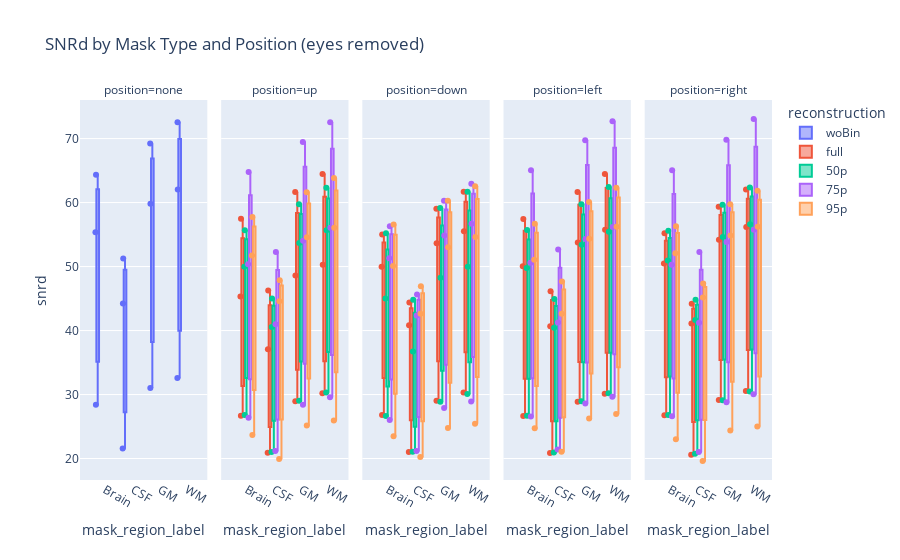

The notebook cell saved with this chart:
### Markdown cell above
SNRd

https://mriqc.readthedocs.io/en/latest/iqms/t1w.html#mriqc.qc.anatomical.snr_dietrich

SNR using background air as reference

### Code cell
# Build SNRd-long dataframe from `merged` (exclude 'eyes' mask)
records_snrd = []
for _, r in merged.iterrows():
    mask = r.get('mask')
    if str(mask).lower() == 'eyes':
        continue

    subj = r.get('subject')
    pos = r.get('position')
    rec = r.get('reconstruction')
    bids = r.get('bids_name')

    if str(mask) == 'brain':
        tissue_map = [('snrd_csf', 'CSF'), ('snrd_gm', 'GM'), ('snrd_wm', 'WM'), ('snrd_total', 'Brain')]
        for col, tissue in tissue_map:
            val = r.get(col) if col in r.index else pd.NA
            records_snrd.append({
                'subject': subj,
                'position': pos,
                'reconstruction': rec,
                'mask': 'brain',
                'region': tissue,
                'mask_region': f'brain_{tissue}',
                'mask_region_label': tissue,
                'snrd': val,
                'bids_name': bids
            })
    else:
        val = r.get('snrd_total') if 'snrd_total' in r.index else pd.NA
        label = 'Whole Volume' if str(mask) == 'volume' else mask
        records_snrd.append({
            'subject': subj,
            'position': pos,
            'reconstruction': rec,
            'mask': mask,
            'region': label,
            'mask_region': mask,
            'mask_region_label': label,
            'snrd': val,
            'bids_name': bids
        })

plot_snrd = pd.DataFrame.from_records(records_snrd)
plot_snrd = plot_snrd.dropna(subset=['snrd'])

# Keep same categorical ordering as DCTE plot, but remove 'Eyes' from mask order
try:
    mask_order_snrd = [m for m in mask_order if m != 'Eyes']
except NameError:
    mask_order_snrd = ['Whole Volume', 'Brain', 'CSF', 'GM', 'WM']

plot_snrd['reconstruction'] = pd.Categorical(plot_snrd['reconstruction'], categories=recon_order, ordered=True)
plot_snrd['mask_region_label'] = pd.Categorical(plot_snrd['mask_region_label'], categories=mask_order_snrd, ordered=True)
plot_snrd['position'] = pd.Categorical(plot_snrd['position'], categories=position_order, ordered=True)

# Boxplot of SNRd (eyes removed)
fig = px.box(
    plot_snrd,
    x='mask_region_label',
    y='snrd',
    color='reconstruction',
    facet_col='position',
    points='all',
    title='SNRd by Mask Type and Position (eyes removed)',
    category_orders={'mask_region_label': mask_order_snrd, 'reconstruction': recon_order, 'position': position_order}
)
fig.update_layout(boxmode='group')
fig.show()

### Figure 1 — Plotly figure (JSON) as saved in the notebook; plotly's stock layout.template omitted (floating-point values rounded to 4 significant figures)
{"data": [{"alignmentgroup": "True", "boxpoints": "all", "hovertemplate": "reconstruction=woBin<br>position=none<br>mask_region_label=%{x}<br>snrd=%{y}<extra></extra>", "legendgroup": "woBin", "marker": {"color": "#636efa"}, "name": "woBin", "notched": false, "offsetgroup": "woBin", "orientation": "v", "showlegend": true, "type": "box", "x": ["CSF", "GM", "WM", "Brain", "CSF", "GM", "WM", "Brain", "CSF", "GM", "WM", "Brain"], "x0": " ", "xaxis": "x", "y": [44.23, 59.8, 62.05, 55.36, 51.26, 69.23, 72.54, 64.34, 21.57, 31.02, 32.6, 28.4], "y0": " ", "yaxis": "y"}, {"alignmentgroup": "True", "boxpoints": "all", "hovertemplate": "reconstruction=full<br>position=up<br>mask_region_label=%{x}<br>snrd=%{y}<extra></extra>", "legendgroup": "full", "marker": {"color": "#EF553B"}, "name": "full", "notched": false, "offsetgroup": "full", "orientation": "v", "showlegend": true, "type": "box", "x": ["CSF", "GM", "WM", "Brain", "CSF", "GM", "WM", "Brain", "CSF", "GM", "WM", "Brain"], "x0": " ", "xaxis": "x2", "y": [37.07, 48.61, 50.28, 45.32, 46.25, 61.64, 64.46, 57.45, 20.89, 28.94, 30.2, 26.68], "y0": " ", "yaxis": "y2"}, {"alignmentgroup": "True", "boxpoints": "all", "hovertemplate": "reconstruction=full<br>position=down<br>mask_region_label=%{x}<br>snrd=%{y}<extra></extra>", "legendgroup": "full", "marker": {"color": "#EF553B"}, "name": "full", "notched": false, "offsetgroup": "full", "orientation": "v", "showlegend": false, "type": "box", "x": ["CSF", "GM", "WM", "Brain", "CSF", "GM", "WM", "Brain", "CSF", "GM", "WM", "Brain"], "x0": " ", "xaxis": "x3", "y": [40.82, 53.63, 55.51, 49.99, 44.38, 59.02, 61.67, 55.03, 21.01, 29.04, 30.32, 26.79], "y0": " ", "yaxis": "y3"}, {"alignmentgroup": "True", "boxpoints": "all", "hovertemplate": "reconstruction=full<br>position=left<br>mask_region_label=%{x}<br>snrd=%{y}<extra></extra>", "legendgroup": "full", "marker": {"color": "#EF553B"}, "name": "full", "notched": false, "offsetgroup": "full", "orientation": "v", "showlegend": false, "type": "box", "x": ["CSF", "GM", "WM", "Brain", "CSF", "GM", "WM", "Brain", "CSF", "GM", "WM", "Brain"], "x0": " ", "xaxis": "x4", "y": [40.65, 53.74, 55.73, 50.04, 46.16, 61.65, 64.45, 57.42, 20.87, 28.88, 30.14, 26.63], "y0": " ", "yaxis": "y4"}, {"alignmentgroup": "True", "boxpoints": "all", "hovertemplate": "reconstruction=full<br>position=right<br>mask_region_label=%{x}<br>snrd=%{y}<extra></extra>", "legendgroup": "full", "marker": {"color": "#EF553B"}, "name": "full", "notched": false, "offsetgroup": "full", "orientation": "v", "showlegend": false, "type": "box", "x": ["CSF", "GM", "WM", "Brain", "CSF", "GM", "WM", "Brain", "CSF", "GM", "WM", "Brain"], "x0": " ", "xaxis": "x5", "y": [41.1, 54.19, 56.17, 50.49, 44.19, 59.34, 62.05, 55.19, 20.58, 29.13, 30.55, 26.75], "y0": " ", "yaxis": "y5"}, {"alignmentgroup": "True", "boxpoints": "all", "hovertemplate": "reconstruction=50p<br>position=up<br>mask_region_label=%{x}<br>snrd=%{y}<extra></extra>", "legendgroup": "50p", "marker": {"color": "#00cc96"}, "name": "50p", "notched": false, "offsetgroup": "50p", "orientation": "v", "showlegend": true, "type": "box", "x": ["CSF", "GM", "WM", "Brain", "CSF", "GM", "WM", "Brain", "CSF", "GM", "WM", "Brain"], "x0": " ", "xaxis": "x2", "y": [40.54, 53.69, 55.68, 49.97, 45.01, 59.72, 62.31, 55.68, 21.03, 29.01, 30.33, 26.79], "y0": " ", "yaxis": "y2"}, {"alignmentgroup": "True", "boxpoints": "all", "hovertemplate": "reconstruction=50p<br>position=down<br>mask_region_label=%{x}<br>snrd=%{y}<extra></extra>", "legendgroup": "50p", "marker": {"color": "#00cc96"}, "name": "50p", "notched": false, "offsetgroup": "50p", "orientation": "v", "showlegend": false, "type": "box", "x": ["CSF", "GM", "WM", "Brain", "CSF", "GM", "WM", "Brain", "CSF", "GM", "WM", "Brain"], "x0": " ", "xaxis": "x3", "y": [36.73, 48.26, 49.98, 44.99, 44.82, 59.15, 61.67, 55.21, 21.04, 28.86, 30.08, 26.66], "y0": " ", "yaxis": "y3"}, {"alignmentgroup": "True", "boxpoints": "all", "hovertemplate": "reconstruction=50p<br>position=left<br>mask_region_label=%{x}<br>snrd=%{y}<extra></extra>", "legendgroup": "50p", "marker": {"color": "#00cc96"}, "name": "50p", "notched": false, "offsetgroup": "50p", "orientation": "v", "showlegend": false, "type": "box", "x": ["CSF", "GM", "WM", "Brain", "CSF", "GM", "WM", "Brain", "CSF", "GM", "WM", "Brain"], "x0": " ", "xaxis": "x4", "y": [40.43, 53.41, 55.46, 49.77, 44.95, 59.72, 62.43, 55.7, 20.96, 28.95, 30.2, 26.7], "y0": " ", "yaxis": "y4"}, {"alignmentgroup": "True", "boxpoints": "all", "hovertemplate": "reconstruction=50p<br>position=right<br>mask_region_label=%{x}<br>snrd=%{y}<extra></extra>", "legendgroup": "50p", "marker": {"color": "#00cc96"}, "name": "50p", "notched": false, "offsetgroup": "50p", "orientation": "v", "showlegend": false, "type": "box", "x": ["CSF", "GM", "WM", "Brain", "CSF", "GM", "WM", "Brain", "CSF", "GM", "WM", "Brain"], "x0": " ", "xaxis": "x5", "y": [41.65, 54.63, 56.62, 50.96, 44.82, 59.65, 62.37, 55.61, 20.76, 29.11, 30.49, 26.79], "y0": " ", "yaxis": "y5"}, {"alignmentgroup": "True", "boxpoints": "all", "hovertemplate": "reconstruction=75p<br>position=up<br>mask_region_label=%{x}<br>snrd=%{y}<extra></extra>", "legendgroup": "75p", "marker": {"color": "#ab63fa"}, "name": "75p", "notched": false, "offsetgroup": "75p", "orientation": "v", "showlegend": true, "type": "box", "x": ["CSF", "GM", "WM", "Brain", "CSF", "GM", "WM", "Brain", "CSF", "GM", "WM", "Brain"], "x0": " ", "xaxis": "x2", "y": [40.98, 54.02, 56.06, 50.36, 52.29, 69.45, 72.54, 64.76, 21.16, 28.42, 29.57, 26.39], "y0": " ", "yaxis": "y2"}, {"alignmentgroup": "True", "boxpoints": "all", "hovertemplate": "reconstruction=75p<br>position=down<br>mask_region_label=%{x}<br>snrd=%{y}<extra></extra>", "legendgroup": "75p", "marker": {"color": "#ab63fa"}, "name": "75p", "notched": false, "offsetgroup": "75p", "orientation": "v", "showlegend": false, "type": "box", "x": ["CSF", "GM", "WM", "Brain", "CSF", "GM", "WM", "Brain", "CSF", "GM", "WM", "Brain"], "x0": " ", "xaxis": "x3", "y": [42.37, 54.85, 56.67, 51.3, 45.64, 60.29, 62.94, 56.29, 21.19, 27.91, 28.93, 26.01], "y0": " ", "yaxis": "y3"}, {"alignmentgroup": "True", "boxpoints": "all", "hovertemplate": "reconstruction=75p<br>position=left<br>mask_region_label=%{x}<br>snrd=%{y}<extra></extra>", "legendgroup": "75p", "marker": {"color": "#ab63fa"}, "name": "75p", "notched": false, "offsetgroup": "75p", "orientation": "v", "showlegend": false, "type": "box", "x": ["CSF", "GM", "WM", "Brain", "CSF", "GM", "WM", "Brain", "CSF", "GM", "WM", "Brain"], "x0": " ", "xaxis": "x4", "y": [41.26, 54.3, 56.17, 50.58, 52.66, 69.74, 72.69, 65.03, 21.41, 28.58, 29.66, 26.55], "y0": " ", "yaxis": "y4"}, {"alignmentgroup": "True", "boxpoints": "all", "hovertemplate": "reconstruction=75p<br>position=right<br>mask_region_label=%{x}<br>snrd=%{y}<extra></extra>", "legendgroup": "75p", "marker": {"color": "#ab63fa"}, "name": "75p", "notched": false, "offsetgroup": "75p", "orientation": "v", "showlegend": false, "type": "box", "x": ["CSF", "GM", "WM", "Brain", "CSF", "GM", "WM", "Brain", "CSF", "GM", "WM", "Brain"], "x0": " ", "xaxis": "x5", "y": [41.21, 53.85, 55.73, 50.26, 52.29, 69.82, 73.06, 65.06, 21.02, 28.78, 30.03, 26.61], "y0": " ", "yaxis": "y5"}, {"alignmentgroup": "True", "boxpoints": "all", "hovertemplate": "reconstruction=95p<br>position=up<br>mask_region_label=%{x}<br>snrd=%{y}<extra></extra>", "legendgroup": "95p", "marker": {"color": "#FFA15A"}, "name": "95p", "notched": false, "offsetgroup": "95p", "orientation": "v", "showlegend": true, "type": "box", "x": ["CSF", "GM", "WM", "Brain", "CSF", "GM", "WM", "Brain", "CSF", "GM", "WM", "Brain"], "x0": " ", "xaxis": "x2", "y": [44.57, 54.57, 56.06, 51.74, 47.85, 61.61, 63.82, 57.76, 19.94, 25.15, 25.96, 23.68], "y0": " ", "yaxis": "y2"}, {"alignmentgroup": "True", "boxpoints": "all", "hovertemplate": "reconstruction=95p<br>position=down<br>mask_region_label=%{x}<br>snrd=%{y}<extra></extra>", "legendgroup": "95p", "marker": {"color": "#FFA15A"}, "name": "95p", "notched": false, "offsetgroup": "95p", "orientation": "v", "showlegend": false, "type": "box", "x": ["CSF", "GM", "WM", "Brain", "CSF", "GM", "WM", "Brain", "CSF", "GM", "WM", "Brain"], "x0": " ", "xaxis": "x3", "y": [42.64, 53.03, 54.63, 50.1, 46.9, 60.29, 62.56, 56.58, 20.24, 24.78, 25.44, 23.49], "y0": " ", "yaxis": "y3"}, {"alignmentgroup": "True", "boxpoints": "all", "hovertemplate": "reconstruction=95p<br>position=left<br>mask_region_label=%{x}<br>snrd=%{y}<extra></extra>", "legendgroup": "95p", "marker": {"color": "#FFA15A"}, "name": "95p", "notched": false, "offsetgroup": "95p", "orientation": "v", "showlegend": false, "type": "box", "x": ["CSF", "GM", "WM", "Brain", "CSF", "GM", "WM", "Brain", "CSF", "GM", "WM", "Brain"], "x0": " ", "xaxis": "x4", "y": [42.64, 54.35, 56.23, 51.07, 47.66, 60.1, 62.31, 56.69, 21.06, 26.24, 26.95, 24.75], "y0": " ", "yaxis": "y4"}, {"alignmentgroup": "True", "boxpoints": "all", "hovertemplate": "reconstruction=95p<br>position=right<br>mask_region_label=%{x}<br>snrd=%{y}<extra></extra>", "legendgroup": "95p", "marker": {"color": "#FFA15A"}, "name": "95p", "notched": false, "offsetgroup": "95p", "orientation": "v", "showlegend": false, "type": "box", "x": ["CSF", "GM", "WM", "Brain", "CSF", "GM", "WM", "Brain", "CSF", "GM", "WM", "Brain"], "x0": " ", "xaxis": "x5", "y": [45.18, 54.85, 56.23, 52.09, 47.34, 59.72, 61.86, 56.31, 19.61, 24.36, 25.01, 23.0], "y0": " ", "yaxis": "y5"}], "layout": {"annotations": [{"font": {}, "showarrow": false, "text": "position=none", "x": 0.092, "xanchor": "center", "xref": "paper", "y": 1, "yanchor": "bottom", "yref": "paper"}, {"font": {}, "showarrow": false, "text": "position=up", "x": 0.296, "xanchor": "center", "xref": "paper", "y": 1, "yanchor": "bottom", "yref": "paper"}, {"font": {}, "showarrow": false, "text": "position=down", "x": 0.5, "xanchor": "center", "xref": "paper", "y": 1, "yanchor": "bottom", "yref": "paper"}, {"font": {}, "showarrow": false, "text": "position=left", "x": 0.704, "xanchor": "center", "xref": "paper", "y": 1, "yanchor": "bottom", "yref": "paper"}, {"font": {}, "showarrow": false, "text": "position=right", "x": 0.908, "xanchor": "center", "xref": "paper", "y": 1, "yanchor": "bottom", "yref": "paper"}], "boxmode": "group", "legend": {"title": {"text": "reconstruction"}, "tracegroupgap": 0}, "title": {"text": "SNRd by Mask Type and Position (eyes removed)"}, "xaxis": {"anchor": "y", "categoryarray": ["Whole Volume", "Brain", "CSF", "GM", "WM"], "categoryorder": "array", "domain": [0, 0.184], "title": {"text": "mask_region_label"}}, "xaxis2": {"anchor": "y2", "categoryarray": ["Whole Volume", "Brain", "CSF", "GM", "WM"], "categoryorder": "array", "domain": [0.204, 0.388], "matches": "x", "title": {"text": "mask_region_label"}}, "xaxis3": {"anchor": "y3", "categoryarray": ["Whole Volume", "Brain", "CSF", "GM", "WM"], "categoryorder": "array", "domain": [0.408, 0.592], "matches": "x", "title": {"text": "mask_region_label"}}, "xaxis4": {"anchor": "y4", "categoryarray": ["Whole Volume", "Brain", "CSF", "GM", "WM"], "categoryorder": "array", "domain": [0.612, 0.796], "matches": "x", "title": {"text": "mask_region_label"}}, "xaxis5": {"anchor": "y5", "categoryarray": ["Whole Volume", "Brain", "CSF", "GM", "WM"], "categoryorder": "array", "domain": [0.816, 1], "matches": "x", "title": {"text": "mask_region_label"}}, "yaxis": {"anchor": "x", "domain": [0, 1], "title": {"text": "snrd"}}, "yaxis2": {"anchor": "x2", "domain": [0, 1], "matches": "y", "showticklabels": false}, "yaxis3": {"anchor": "x3", "domain": [0, 1], "matches": "y", "showticklabels": false}, "yaxis4": {"anchor": "x4", "domain": [0, 1], "matches": "y", "showticklabels": false}, "yaxis5": {"anchor": "x5", "domain": [0, 1], "matches": "y", "showticklabels": false}}}
